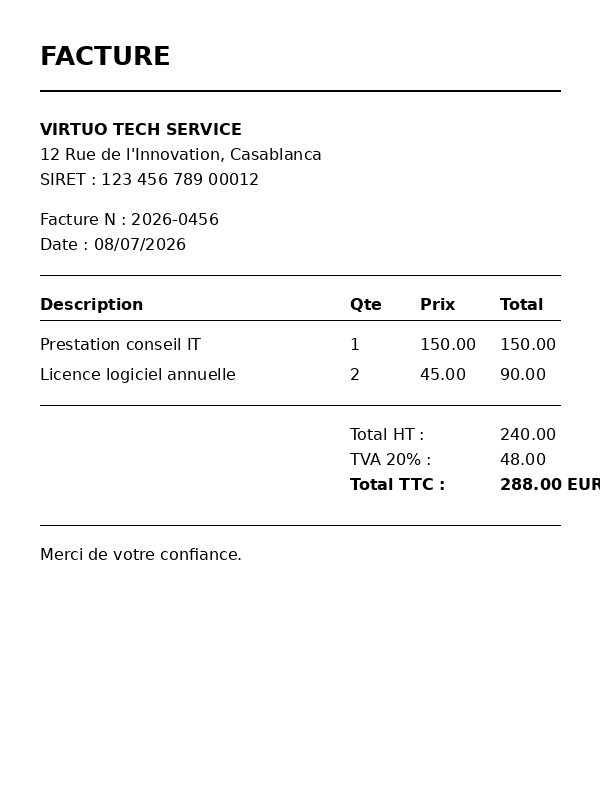
#> input picture data/exemple_facture.png, 600 x 800 px; its folder holds only this picture in this run
$ python -i ameliorer_image.py   (imports and definitions only)
#> lines starting #> are read from the running program, lines starting #| are printed output that depends on the picture; after the words box and inside, x2 and y2 are one past the last pixel; in counts of white or black regions, pixels touching at a corner belong together
import cv2
import numpy as np

# [60 lines left out: functions ameliorer_image, redresser_image, not called in this run]


def _detecter_par_zone_claire(image, largeur_travail=700):
    """
    Detecte le document en cherchant les zones claires/peu saturees
    (papier blanc) plutot que les bords. Souvent plus robuste que la
    detection de contours quand l'arriere-plan est texture ou contraste
    (carrelage, reflets, vetements).

    Retourne un contour (array de points) ou None si rien de plausible trouve.
    """
    hauteur_orig, largeur_orig = image.shape[:2]
    ratio = largeur_orig / largeur_travail
    image_travail = cv2.resize(image, (largeur_travail, int(hauteur_orig / ratio)))

    hsv = cv2.cvtColor(image_travail, cv2.COLOR_BGR2HSV)
    # Papier blanc/clair : forte luminosite (V), faible saturation (S)
    # Seuil V releve a 220 pour exclure les sols/fonds clairs mais moins lumineux que le papier
    masque = cv2.inRange(hsv, (0, 0, 220), (180, 60, 255))

    # Nettoyage renforce : ouverture pour supprimer le bruit epars,
    # puis fermeture pour combler les trous internes au document
    noyau_ouverture = np.ones((5, 5), np.uint8)
    masque = cv2.morphologyEx(masque, cv2.MORPH_OPEN, noyau_ouverture, iterations=2)
    noyau_fermeture = np.ones((15, 15), np.uint8)
    masque = cv2.morphologyEx(masque, cv2.MORPH_CLOSE, noyau_fermeture, iterations=2)

    contours, _ = cv2.findContours(masque, cv2.RETR_EXTERNAL, cv2.CHAIN_APPROX_SIMPLE)
    if not contours:
        return None, ratio

    plus_grand = max(contours, key=cv2.contourArea)
    aire_image_travail = largeur_travail * (hauteur_orig / ratio)

    # Le document doit couvrir une portion raisonnable de l'image, sans
    # etre non plus la quasi-totalite (sinon c'est probablement un mur clair)
    aire_relative = cv2.contourArea(plus_grand) / aire_image_travail
    if aire_relative < 0.03 or aire_relative > 0.85:
        return None, ratio

    return plus_grand, ratio


def detecter_et_recadrer_document(chemin_image, chemin_sortie="data/document_recadre_auto.png"):
    """
    Detecte automatiquement le contour du document dans une photo (meme
    prise a main levee, sous un angle) et corrige la perspective pour
    obtenir une vue "a plat", comme un scanner mobile.

    Strategie en cascade pour plus de robustesse sur de vraies photos :
    1. Detection par zone claire/blanche (papier) -> souvent le plus robuste
       sur fond texture (carrelage, tissu, reflets)
    2. Detection de contours par seuils Canny multiples -> quadrilatere precis
    3. Repli sur le plus grand contour + rectangle oriente englobant

    Retourne (chemin_sortie, contour_trouve: bool, methode: str).
    """
#> called with chemin_image = '../data/exemple_facture.png', chemin_sortie = 'data/document_recadre_auto.png'
    image = cv2.imread(chemin_image)
#> image is the input picture: shape (800, 600, 3); min 0, max 255, mean 248
    if image is None:
        raise FileNotFoundError(f"Impossible de charger l'image : {chemin_image}")

    hauteur_orig, largeur_orig = image.shape[:2]
    largeur_travail = 700
    aire_image_travail = largeur_travail * (hauteur_orig / (largeur_orig / largeur_travail))

    points = None
    methode = "aucun"

    # --- Strategie 1 : zone claire/blanche ---
    contour_clair, ratio = _detecter_par_zone_claire(image, largeur_travail)
#> in _detecter_par_zone_claire, `masque = cv2.inRange(hsv, (0, 0, 220), (180, 60, 255))`:
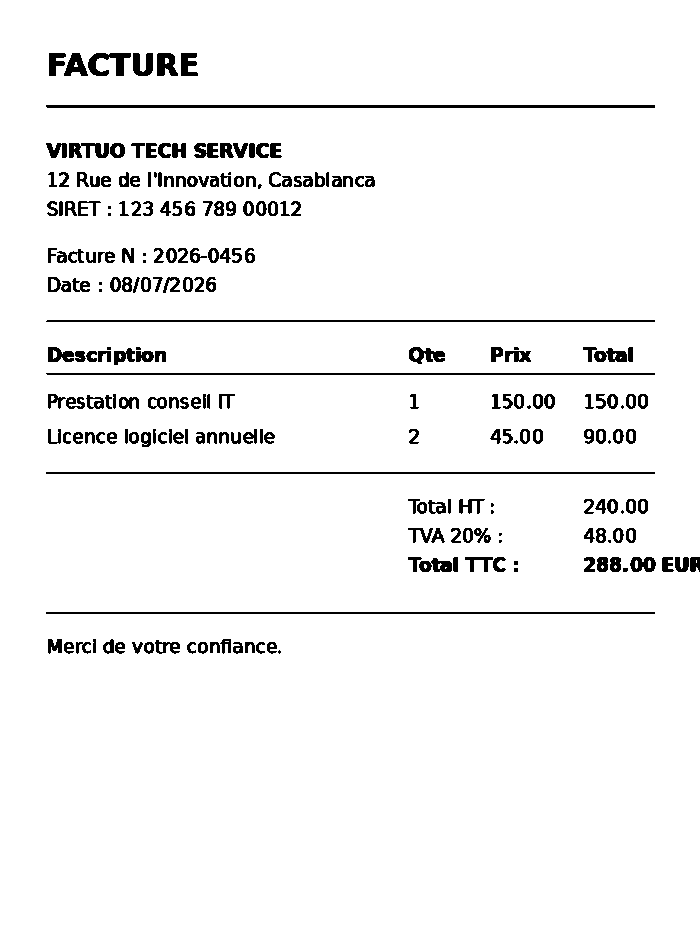
#> masque: shape (933, 700); 95.6% white; 236 black regions (26 under 20 px), largest, box (x1, y1, x2, y2) and area: (46, 105, 655, 108) 1826, (46, 472, 655, 474) 1218, (46, 612, 655, 614) 1218
#> in _detecter_par_zone_claire, `masque = cv2.morphologyEx(masque, cv2.MORPH_OPEN, noyau_ouverture, ite..`:
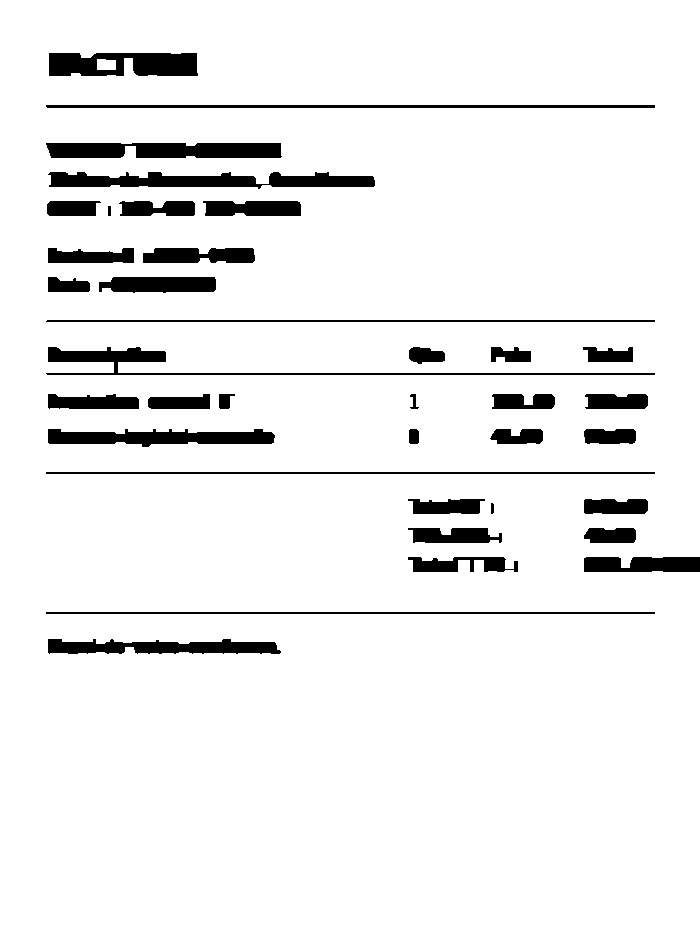
#> masque: shape (933, 700); 93.2% white; 37 black regions, largest, box (x1, y1, x2, y2) and area: (48, 172, 375, 189) 3672, (46, 143, 282, 158) 3288, (49, 53, 198, 76) 2914
#> in _detecter_par_zone_claire, `contours, _ = cv2.findContours(masque, cv2.RETR_EXTERNAL, cv2.CHAIN_AP..`: contours = [[[0, 0], [0, 932], [699, 932], [699, 0]]]
#> in _detecter_par_zone_claire, `plus_grand = max(contours, key=cv2.contourArea)`: plus_grand = [[0, 0], [0, 932], [699, 932], [699, 0]]
#> in _detecter_par_zone_claire, `aire_relative = cv2.contourArea(plus_grand) / aire_image_travail`: aire_relative = 0.997
#> ratio = 0.857
    if contour_clair is not None:
        perimetre = cv2.arcLength(contour_clair, True)
        approx = cv2.approxPolyDP(contour_clair, 0.02 * perimetre, True)
        if len(approx) == 4:
            points = approx.reshape(4, 2).astype("float32") * ratio
            methode = "zone_claire_quadrilatere"
        else:
            rect_oriente = cv2.minAreaRect(contour_clair)
            points = cv2.boxPoints(rect_oriente).astype("float32") * ratio
            methode = "zone_claire_rectangle"

    # --- Strategie 2 : contours (seuils Canny multiples) ---
    if points is None:
        image_travail = cv2.resize(image, (largeur_travail, int(hauteur_orig / (largeur_orig / largeur_travail))))
        gris = cv2.cvtColor(image_travail, cv2.COLOR_BGR2GRAY)
        flou = cv2.GaussianBlur(gris, (5, 5), 0)
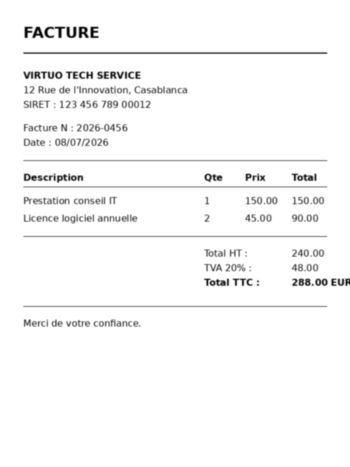
#> flou: shape (933, 700) (shown at 1/2 size); min 0, max 255, mean 248
        ratio = largeur_orig / largeur_travail

        for bas, haut in [(50, 150), (30, 100), (75, 200)]:
            bords = cv2.Canny(flou, bas, haut)
            bords = cv2.dilate(bords, np.ones((5, 5), np.uint8), iterations=2)
            contours, _ = cv2.findContours(bords, cv2.RETR_EXTERNAL, cv2.CHAIN_APPROX_SIMPLE)
            contours = sorted(contours, key=cv2.contourArea, reverse=True)[:5]

            for contour in contours:
                perimetre = cv2.arcLength(contour, True)
                approx = cv2.approxPolyDP(contour, 0.02 * perimetre, True)
                aire = cv2.contourArea(approx)
                if len(approx) == 4 and aire > 0.15 * aire_image_travail:
                    points = approx.reshape(4, 2).astype("float32") * ratio
                    methode = "quadrilatere_precis"
                    break
            if points is not None:
                break
#> this loop made 3 passes
#> pass 1, in detecter_et_recadrer_document, `bords = cv2.Canny(flou, bas, haut)`:
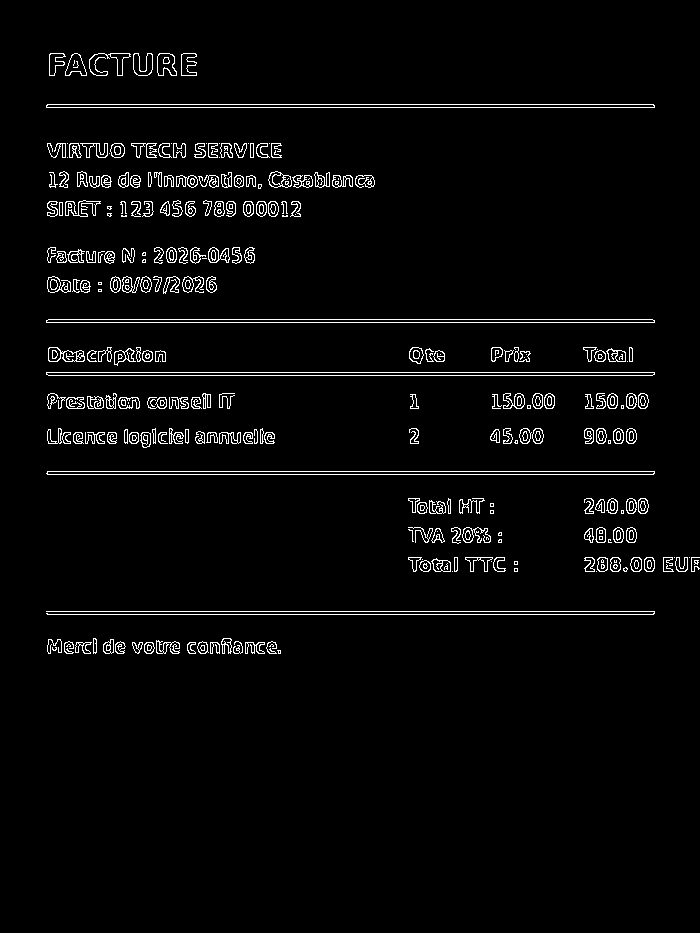
#> bords: shape (933, 700); 3.1% white in thin lines or dots, all inside (x1, y1, x2, y2) = (46, 53, 700, 654)
#> pass 1, in detecter_et_recadrer_document, `bords = cv2.dilate(bords, np.ones((5, 5), np.uint8), iterations=2)`:
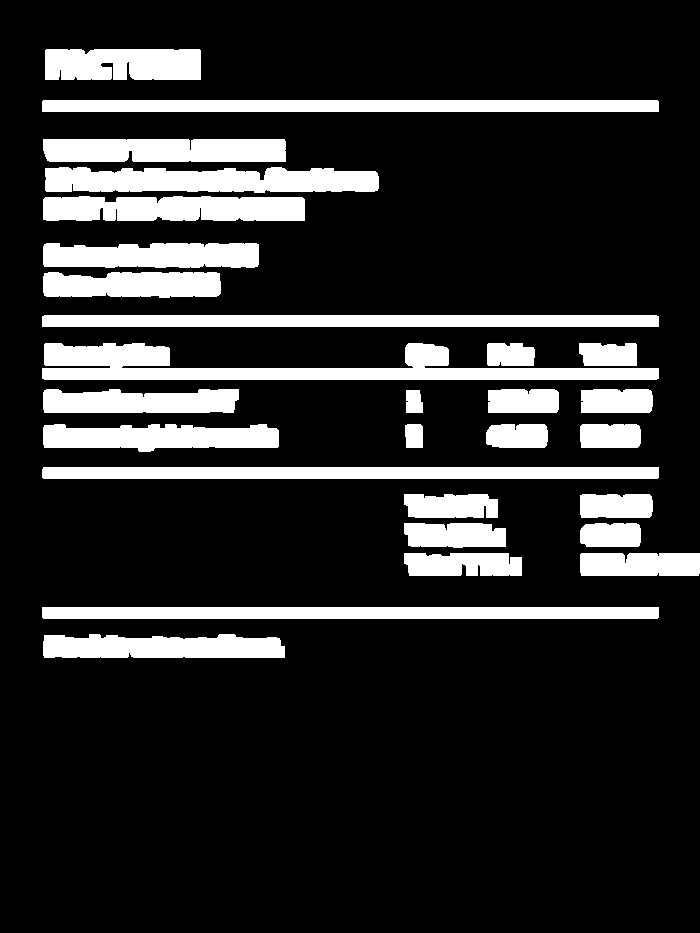
#> bords: shape (933, 700); 16.7% white; 28 white regions, largest, box (x1, y1, x2, y2) and area: (42, 343, 659, 380) 11042, (42, 100, 659, 112) 7402, (42, 607, 659, 619) 7402

    # --- Strategie 3 : repli, plus grand contour global ---
    if points is None:
        image_travail = cv2.resize(image, (largeur_travail, int(hauteur_orig / (largeur_orig / largeur_travail))))
        gris = cv2.cvtColor(image_travail, cv2.COLOR_BGR2GRAY)
        flou = cv2.GaussianBlur(gris, (5, 5), 0)
        ratio = largeur_orig / largeur_travail
        bords = cv2.Canny(flou, 30, 100)
        bords = cv2.dilate(bords, np.ones((7, 7), np.uint8), iterations=3)
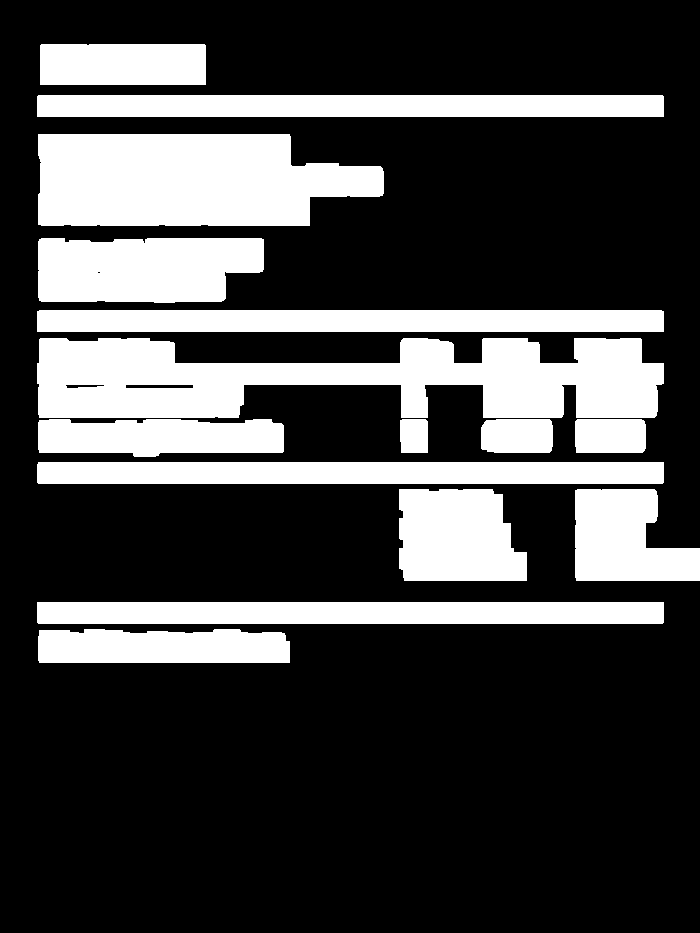
#> bords: shape (933, 700); 27% white; 15 white regions
        contours, _ = cv2.findContours(bords, cv2.RETR_EXTERNAL, cv2.CHAIN_APPROX_SIMPLE)
#> contours = 15 contours; largest, box (x1, y1, x2, y2) and area: (37, 338, 664, 418) 33452, (38, 134, 384, 226) 26260, (37, 602, 664, 624) 13145, (37, 95, 664, 117) 13145, (37, 462, 664, 484) 13144

        if contours:
            plus_grand = max(contours, key=cv2.contourArea)
#> plus_grand = contour of 126 points, box (x1, y1, x2, y2) (37, 338, 664, 418), area 33452
            if cv2.contourArea(plus_grand) >= 0.1 * aire_image_travail:
                rect_oriente = cv2.minAreaRect(plus_grand)
                points = cv2.boxPoints(rect_oriente).astype("float32") * ratio
                methode = "rectangle_englobant"

    if points is None:
        cv2.imwrite(chemin_sortie, image)
        return chemin_sortie, False, "aucun"

    points_ordonnes = _ordonner_points(points)

    (tl, tr, br, bl) = points_ordonnes
    largeur_bas = np.linalg.norm(br - bl)
    largeur_haut = np.linalg.norm(tr - tl)
    largeur_max = int(max(largeur_bas, largeur_haut))

    hauteur_droite = np.linalg.norm(tr - br)
    hauteur_gauche = np.linalg.norm(tl - bl)
    hauteur_max = int(max(hauteur_droite, hauteur_gauche))

    if largeur_max < 10 or hauteur_max < 10:
        cv2.imwrite(chemin_sortie, image)
        return chemin_sortie, False, "aucun"

    destination = np.array([
        [0, 0],
        [largeur_max - 1, 0],
        [largeur_max - 1, hauteur_max - 1],
        [0, hauteur_max - 1]
    ], dtype="float32")

    matrice_perspective = cv2.getPerspectiveTransform(points_ordonnes, destination)
    image_redressee = cv2.warpPerspective(image, matrice_perspective, (largeur_max, hauteur_max))

    cv2.imwrite(chemin_sortie, image_redressee)
    return chemin_sortie, True, methode


# [10 lines left out: function _ordonner_points, not called in this run]

>>> result = detecter_et_recadrer_document('../data/exemple_facture.png')

$ run again, on data/facture_format2.png
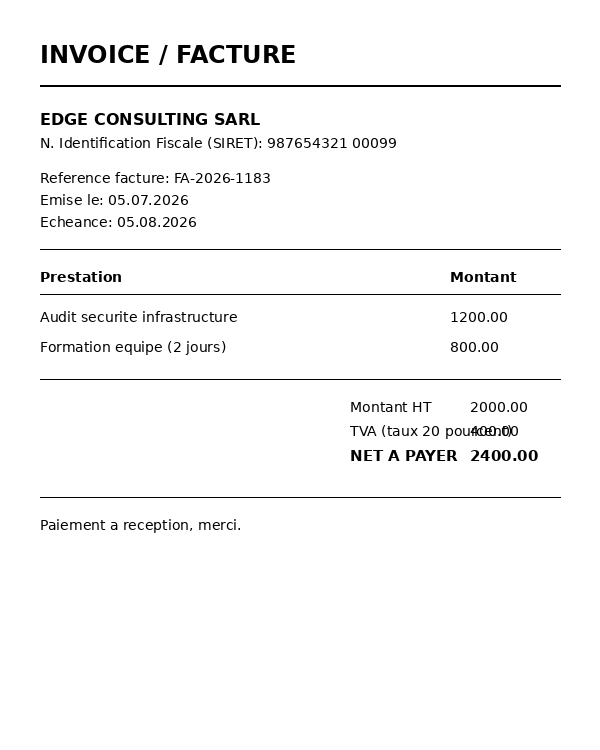
#> input picture data/facture_format2.png, 600 x 750 px
#> in detecter_et_recadrer_document, image is the input picture: shape (750, 600, 3); min 0, max 255, mean 247.5
#> hsv: shape (875, 700, 3); mean H, S, V 0, 0, 247.5
#> in _detecter_par_zone_claire, `masque = cv2.morphologyEx(masque, cv2.MORPH_OPEN, noyau_ouverture, ite..`:
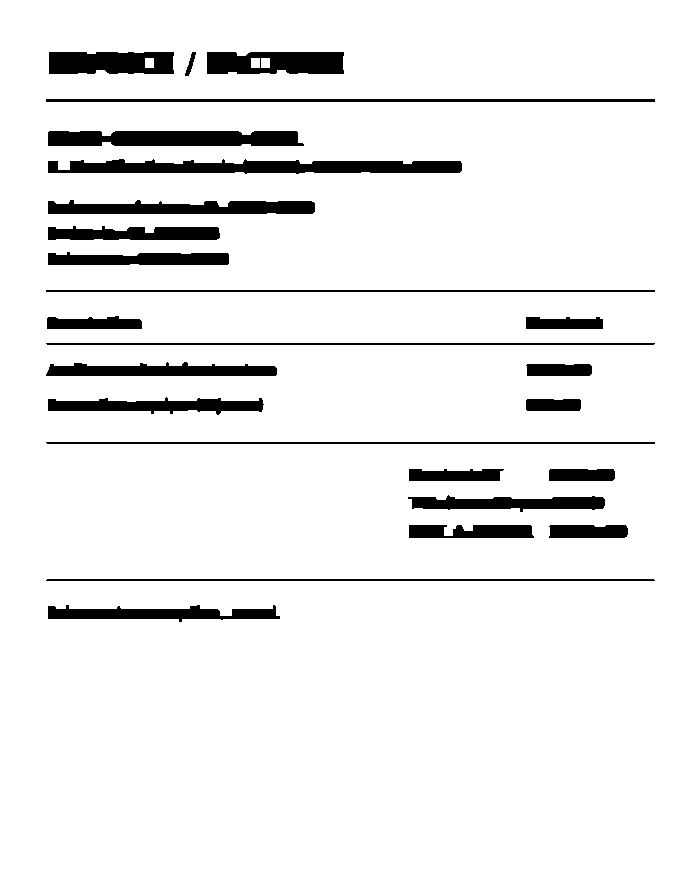
#> masque: shape (875, 700); 92.9% white; 25 black regions, largest, box (x1, y1, x2, y2) and area: (48, 159, 462, 174) 4555, (48, 131, 304, 146) 3598, (48, 200, 315, 214) 2963
#> in _detecter_par_zone_claire, `contours, _ = cv2.findContours(masque, cv2.RETR_EXTERNAL, cv2.CHAIN_AP..`: contours = [[[0, 0], [0, 874], [699, 874], [699, 0]]]
#> in _detecter_par_zone_claire, `plus_grand = max(contours, key=cv2.contourArea)`: plus_grand = [[0, 0], [0, 874], [699, 874], [699, 0]]
#> aire_relative = 0.997
#> in detecter_et_recadrer_document, `contour_clair, ratio = _detecter_par_zone_claire(image, largeur_travail)`: ratio = 0.857
#> in detecter_et_recadrer_document, `bords = cv2.dilate(bords, np.ones((7, 7), np.uint8), iterations=3)`:
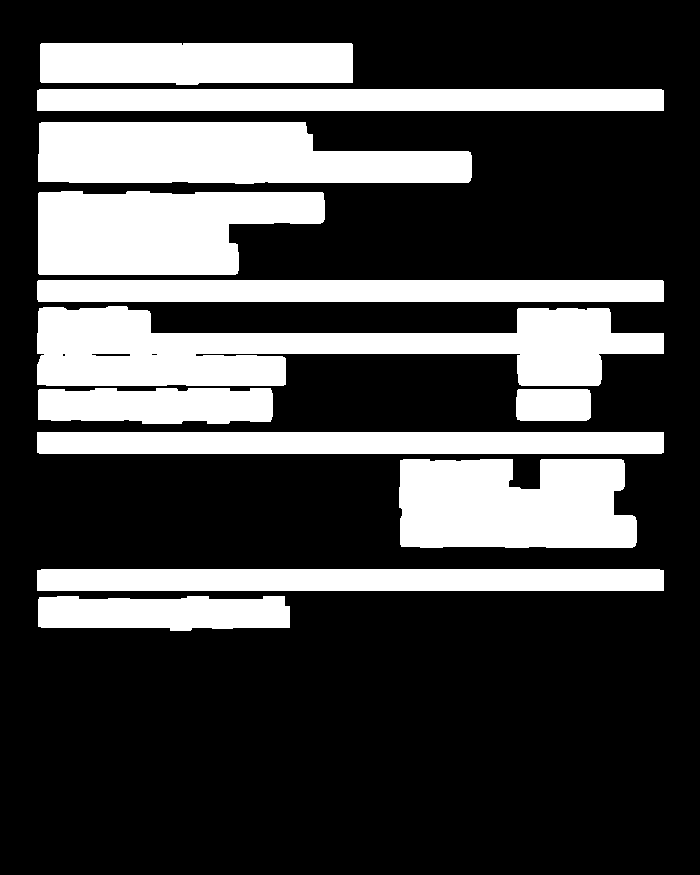
#> bords: shape (875, 700); 28.4% white; 12 white regions
#> in detecter_et_recadrer_document, `contours, _ = cv2.findContours(bords, cv2.RETR_EXTERNAL, cv2.CHAIN_APP..`: contours = 12 contours; largest, box (x1, y1, x2, y2) and area: (37, 306, 664, 386) 27894, (38, 122, 472, 184) 21221, (399, 459, 637, 548) 18782, (38, 191, 325, 275) 18709, (37, 280, 664, 302) 13144
#> in detecter_et_recadrer_document, `plus_grand = max(contours, key=cv2.contourArea)`: plus_grand = contour of 110 points, box (x1, y1, x2, y2) (37, 306, 664, 386), area 27894
